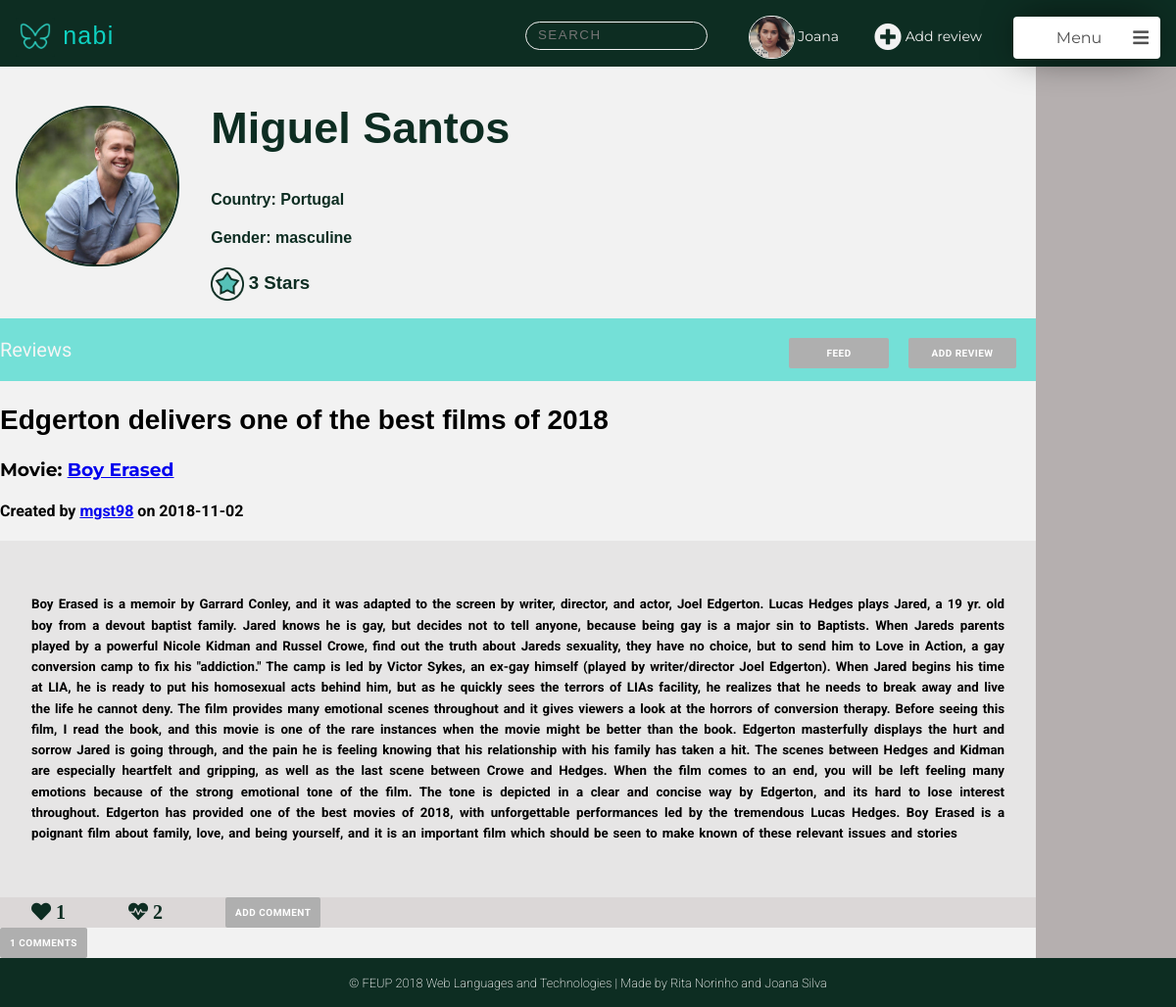
The page /pages/profile.php?username=mgst98 (signed in) on the database its author committed.
### tables this page shows
CREATE TABLE User (
    ID        INTEGER PRIMARY KEY AUTOINCREMENT,
    FirstName STRING NOT NULL,
    LastName  STRING NOT NULL,
    Username  STRING UNIQUE NOT NULL,
    Gender    STRING NOT NULL,
    Birthday  DATE NOT NULL,
    Country   STRING NOT NULL,
    Email     STRING UNIQUE NOT NULL,
    Password  CHAR (256) NOT NULL,  
    Photo     STRING DEFAULT "default.jpg",
    Points    INTEGER
    
);

CREATE TABLE Review (
    ID          INTEGER PRIMARY KEY AUTOINCREMENT,
    Title       STRING  NOT NULL,
    UserID      INTEGER REFERENCES User(ID) ON DELETE CASCADE,
    MovieID     INTEGER REFERENCES Movie(ID) ON DELETE CASCADE,
    ReviewDate  DATE NOT NULL,
    Description STRING NOT NULL
    
);

### pages/profile.php (called while the page is built, shortened)
<?php
    include_once('../templates/common/tpl_header.php');
    include_once('../templates/common/tpl_nav_bar.php');
    include_once('../templates/tpl_profile.php');
    include_once('../templates/tpl_draw_reviews.php');
    include_once('../templates/common/tpl_footer.php');
    include_once('../database/db_user.php');
    if (isset($_GET['username'])){
        $username=$_GET['username'];
    }
    else {
        $username=$_SESSION['username'];
    }
    $user_info = getUserInfo($username);
    $user_reviews=getUserReviews($username);
    foreach ($user_reviews as $k => $review){
        $user_reviews[$k]['MovieName'] = getMovieName($review['MovieID']);
        $user_reviews[$k]['UserName'] = $user_info['Username'];
        $user_reviews[$k]['NumberComments'] = getNumberComments($review['ID'],$review['UserID']);
        $user_reviews[$k]['Heart'] = getLikesReview($review['ID']);
        $user_reviews[$k]['Dislike'] = getDisLikesReview($review['ID']);
        $user_reviews[$k]['Comments']=getCommentsReview($review['ID']);
        foreach($user_reviews[$k]['Comments'] as $j => $comment){
            $user_reviews[$k]['Comments'][$j]['Username']=getUsername($comment['UserID']);
            $user_reviews[$k]['Comments'][$j]['Likes']=getLikesComment($comment['ID']);
            $user_reviews[$k]['Comments'][$j]['Dislikes']=getDislikesComment($comment['ID']);
        }
    }
    $allMovies=getAllMovies();
    $allReviews=getAllReviews();
    $allMoviesAndReviews = array('movies'=> $allMovies,'reviews'=>$allReviews);
    draw_profile($user_info,$user_reviews,$allMoviesAndReviews);
?>

### database/db_user.php (called while the page is built, shortened)
<?php
  function getID($username) {
    $db = Database::instance()->db();
    try {
      $stmt = $db->prepare('SELECT ID FROM User WHERE username = ?');
      $stmt->execute(array($username));
      if($row = $stmt->fetch()){
        return $row['ID'];
      }
    }catch(PDOException $e) {
      return -1;
    }
  }
  function getUserInfo($username) {
      $db = Database::instance()->db();
      $stmt = $db->prepare('SELECT * FROM User WHERE username = ?');
      $stmt->execute(array($username));
      return  $stmt->fetch();
  }
  function getUserFirstName($username) {
    $db = Database::instance()->db();
    try {
    $stmt = $db->prepare('SELECT FirstName FROM User WHERE username = ?');
    $stmt->execute(array($username));
    if($row = $stmt->fetch()){
      return $row['FirstName'];
    }
    }catch(PDOException $e) {
      return -1;
    }
  }
  function getUserReviews($username){
    $id=getID($username);
    $db = Database::instance()->db();
    $allReviews= $db->prepare('SELECT * FROM Review WHERE UserID = ?');
    $allReviews->execute(array($id));
    $reviews= $allReviews->fetchAll();
    return $reviews;
  }
?>

### templates/common/tpl_nav_bar.php (the view, shortened to what this page needs)
<?php function draw_nav($userinfo,$allMoviesAndReviews){ ?>
<ul class="feed_nav">
<li>
<div class="nav_logo">
 <a href="main_page.php"><p>  <img src="../assets/mininabi.png" alt="Nabi logo (butterfly)" width="40" height="40"> nabi </p> </a>
</div>
</li>
<li>
<div class="search_container">
   <input class="search_input" type="text" onkeyup="searchFunction()" placeholder="Search">
</div>
</li>
<li>  <a class="profile_nav_btn" href="profile.php">
<?php if(!(file_exists("../assets/profilePhotos/".getID($_SESSION['username']).".jpg"))){ ?>
   <img src="../assets/profilePhotos/default.jpg" width="100" height="100" alt="profile avatar">
<?php } else{ ?>
   <img src="../assets/profilePhotos/<?=getID($_SESSION['username'])?>.jpg" width="100" height="100" alt="profile avatar">
<?php } ?>
<?php echo htmlentities(getUserFirstName($_SESSION['username'])) ?>
</a> </li>
<li> <a class="add_review_btn" onclick="openBox('Add Review')"> <span class="fas fa-plus-circle"></span> Add review </a> </li>
<li>
<div class="menu">
   <div class="title" onclick="show_dropdown_menu()"> Menu <span class="fa fa-bars"></span> <div class="arrow"> </div> </div>
</div>
</li>
</ul>
<?php } ?>

### templates/tpl_profile.php (shortened to what this page needs)
<body>
<?php function draw_profile($userinfo, $reviews,$allMoviesAndReviews) { ?>
<div class="profile_container">
    <div class="profile_header">
        <header>
            <?php draw_nav($userinfo,$allMoviesAndReviews); ?>
       </header>
    </div>
    <div class="side_nav">
    </div>
      <div class="profile_photo">
          <?php if(!(file_exists("../assets/profilePhotos/".$userinfo['ID'].".jpg"))){ ?>
            <img src="../assets/profilePhotos/default.jpg" width="100" height="100" alt="profile avatar">
          <?php } else{ ?>
            <img src="../assets/profilePhotos/<?=$userinfo['ID']?>.jpg" width="100" height="100" alt="profile avatar">
           <?php } ?>
     </div>
    <div class="profile_info" >
        <div class="profile_name">
            <h2>
                  <?=$userinfo['FirstName']?> <?=$userinfo['LastName']?>
            </h2>
        </div>
        <div class="profile_country">
            <h4> Country: <?=$userinfo['Country']?> </h4>
        </div>
        <div class="profile_gender">
            <h4> Gender: <?=$userinfo['Gender']?> </h4>
        </div>
        <div class="profile_points">
        <h3><img src="../assets/star.png" alt ="star icon" >
            <?=$userinfo['Points']?> Stars </h3>
        </div>
    </div>
    <div class="Reviews">
        <p>Reviews
        <input  onclick="openBox('Add Review')" type="submit" value ="Add Review">
        <a href="main_page.php"> Feed </a>
        </p>
    </div>
     <div class="profile_reviews">
        <?php draw_reviews($reviews); ?>
    </div>
    <div class="profile_footer">
    </div>
    </div>
<?php } ?>
    </body>
    </html>

### templates/tpl_draw_reviews.php (shortened to what this page needs)
<body>
    <?php function draw_reviews($reviews){?>
    <?php foreach($reviews as $review){?>
        <article data-id="<?=$review['ID']?>" user-id="<?=$review['UserID']?>">
        <div class="review_info">
             <h2><?=$review['Title']?> </h2>
            <h3> Movie: <a href="movie.php?movie_id=<?php echo htmlentities($review['MovieID'])?>"><?=$review['MovieName']?></a> </h3>
            <h4> Created by
            <a href="profile.php?username=<?php echo htmlentities($review['UserName'])?>"><?=$review['UserName']?></a>
            on <?=$review['ReviewDate']?></h4>
        </div>
        <div class="review_content">
            <h5><?=$review['Description']?></h5>
        </div>
        <div class="review_options">
            <ul class="review_nav">
              <li>
                <div class="likes">
                    <span id="review_likes" class="fas fa-heart" >
                    <?=$review['Heart']?></span>
                </div>
              </li>
              <li>
                <div class="dislikes">
                    <span id="review_dislikes" class="fas fa-heartbeat">
                    <?=$review['Dislike']?></span>
                </div>
              </li>
              <li>
              <input type="button"  name="addComment" value="Add Comment">
              </li>
             </ul>
        </div>
         <div class="comments">
         <input type="button" value="<?=$review['NumberComments']?> Comments">
            <br>
        </div>
        </article>
        <?php }?>
    <?php }?>

### rows shown on the page
user: FirstName "Joana"
user: FirstName "Miguel", LastName "Santos", Country "Portugal", Gender "masculine", Points "3"
review: Title "Edgerton delivers one of the best films of 2018", MovieName "Boy Erased", UserName "mgst98", ReviewDate "2018-11-02", Description "Boy Erased is a memoir by Garrard Conley, and it was adapted to the screen by writer, director, and actor, Joel Edgerton. Lucas Hedges plays Jared, a 19 yr. old boy from a devout baptist family. Jared knows he is gay, but decides not to tell anyone, because being gay is a major sin to Baptists. When Jareds parents played by a powerful Nicole Kidman and Russel Crowe, find out the truth about Jareds sexuality, they have no choice, but to send him to Love in Action, a gay conversion camp to fix his \"addiction.\" The camp is led by Victor Sykes, an ex-gay himself (played by writer/director Joel Edgerton). When Jared begins his time at LIA, he is ready to put his homosexual acts behind him, but…", Heart "1", Dislike "2"
